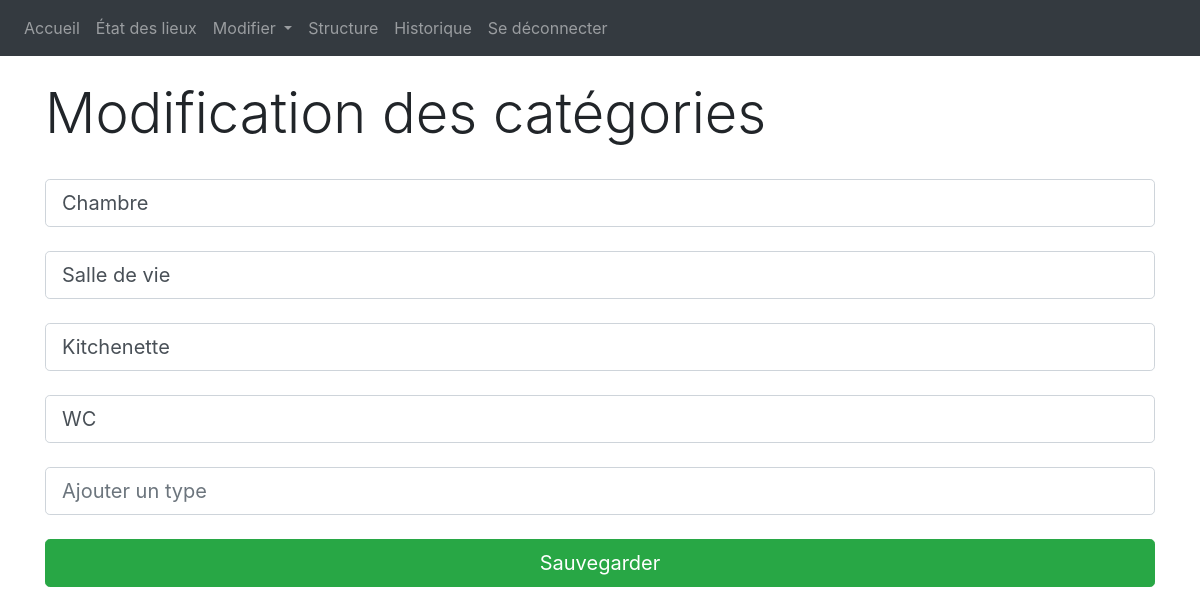
/modifier_categories (signed in), run on an earlier commit of the app's database.
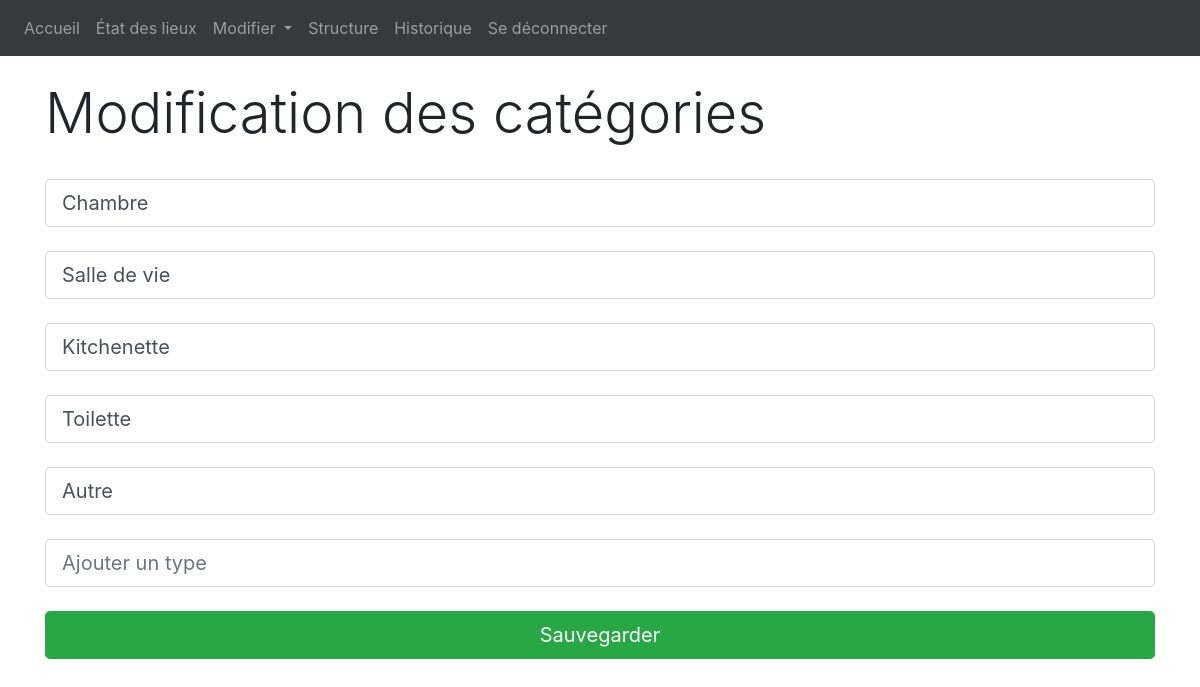
And on a later commit of the database.
### website/models.py (models this page shows)
class CategorieElement(db.Model):
    __tablename__ = "categorie_element"
    id = db.Column(db.Integer, primary_key=True)
    intitule = db.Column(db.String(100))

### website/views.py (the view)
@views.route('modifier_categories', methods = ['GET', 'POST'])
@login_required
def modifier_categories():
    if request.method == 'POST':
        form = request.form
        updateCategorie(form)
    Categories = db.session.query(CategorieElement).all()
    return render_template('modifier_categories.html', BaseData=getTypeLogements(), user=current_user, Categories=Categories)

### website/__init__.py (called while the page is built)
def create_app():
    app = Flask(__name__)
    app.config['SECRET_KEY'] = 'iamgay143li223*&dlf'
    app.config['SQLALCHEMY_DATABASE_URI'] = f'sqlite:///{DB_NAME}'
    db.init_app(app)
    from .views import views
    from .auth import auth
    app.register_blueprint(views, url_prefix = '/')
    app.register_blueprint(auth, url_prefix = '/')
    from .models import User
    with app.app_context():
        db.create_all()
    login_manager = LoginManager()
    login_manager.login_view = 'auth.login'
    login_manager.init_app(app)
    @login_manager.user_loader
    def load_user(id):
        return User.query.get(int(id))
    return app

### website/functions.py (called while the page is built)
def getTypeLogements():
    typeLogements_query = select(TypeLogement)
    typeLogements = db.session.execute(typeLogements_query.select()).fetchall()
    return typeLogements

### website/templates/modifier_categories.html
{% extends "base.html" %} {%block title %}Modification des catégories{% endblock %}
{% block content %}
<br>
<h1 class="display-4">Modification des catégories</h1>
<br>
<form method="post">
    {% for cat in Categories %}
        <input class="form-control form-control-lg" type="text" id="type" name="{{cat.id}}" value="{{cat.intitule}}" placeholder="Nom">
        <br>
    {% endfor %}
    <input class="form-control form-control-lg" type="text" id="type" name="newcatgeorie" value="" placeholder="Ajouter un type">
    <br>
    <button type="submit" class="btn btn-success btn-lg btn-block">Sauvegarder</button>
</form>
{% endblock %}

What changed in the data, as far as the page shows it:
changed CategorieElement: intitule "WC" → "Toilette"
added CategorieElement: intitule "Autre"
